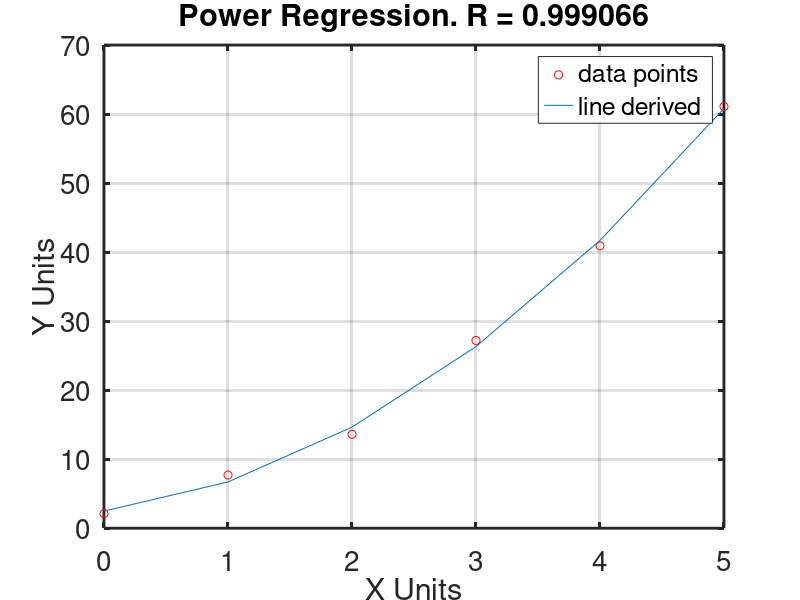

MATLAB code to generate this figure:
#Michael Ellerkamp, NumAnalysis
#Polynomial Regression file

#Our Data
x = [0,1,2,3,4,5]
y = [2.1,7.7,13.6,27.2,40.9,61.1]

#Important that x and y have the same length, do not make me have to implement error detection!!!
disp("\nData!!!\n")
N = length(x)
M = 2 #polynomial degree
disp("\nSums:\n")
Sum_X = sum(x)
Sum_X2 = sum(x.^2)
Sum_X3 = sum(x.^3)
Sum_X4 = sum(x.^4)
Sum_Y = sum(y)
Sum_XY = sum(x.*y)
Sum_X2Y = sum(y.*(x.^2))
#All of our meansq
Mean_Y = mean(y)/N
#Finding Matrix A, C, and B
A = [N, Sum_X, Sum_X2; Sum_X, Sum_X2, Sum_X3; Sum_X2, Sum_X3, Sum_X4]
C = [Sum_Y;Sum_XY;Sum_X2Y]
B = A\C #left division, inv(A)*C, useful as it creates a minimum norm solution
#B = inv(A)*C
#Equation
printf("Our equation is: y = %d + %dx + %dx^2\n",B(1), B(2), B(3))
#Finding Sr
Sr = 0;
for i = 1:N
  Sr += power(y(i) - B(1) - (B(2) * x(i)) - (B(3) * power(x(i),2)),2);
endfor
Sr
#Finding SYX
SYX = sqrt(Sr/(N-(M+1)))
#Finding R^2 and R
#R2 = (power((N*sum(y)-power(Sum_Y,2)),2)-Sr)/power((N*sum(y)-power(Sum_Y,2)),2) #using linear L(Y,Y) fails
R2 = (power((sum(y)-N*power(Mean_Y,2)),2)-Sr)/power(sum(y)-N*power(Mean_Y,2),2) #using S(Y,Y)
R = sqrt(R2)
#Now to add plotting this out.
#Even for testing I don't care to output this so it will have the ;

y2 = B(1) + (B(2) * x) + (B(3) * power(x,2)); #power version.

#we are plotting the initial x,y data as red circles 'or'
#Our new equation will be plotted as a regular line x,y2
plot(x,y,'or',x,y2)
xlabel("X Units")
ylabel("Y Units")
title(sprintf("Power Regression. R = %d",R))
grid on
legend('data points', 'line derived')
set(gca, "linewidth", 2, "fontsize", 20)
